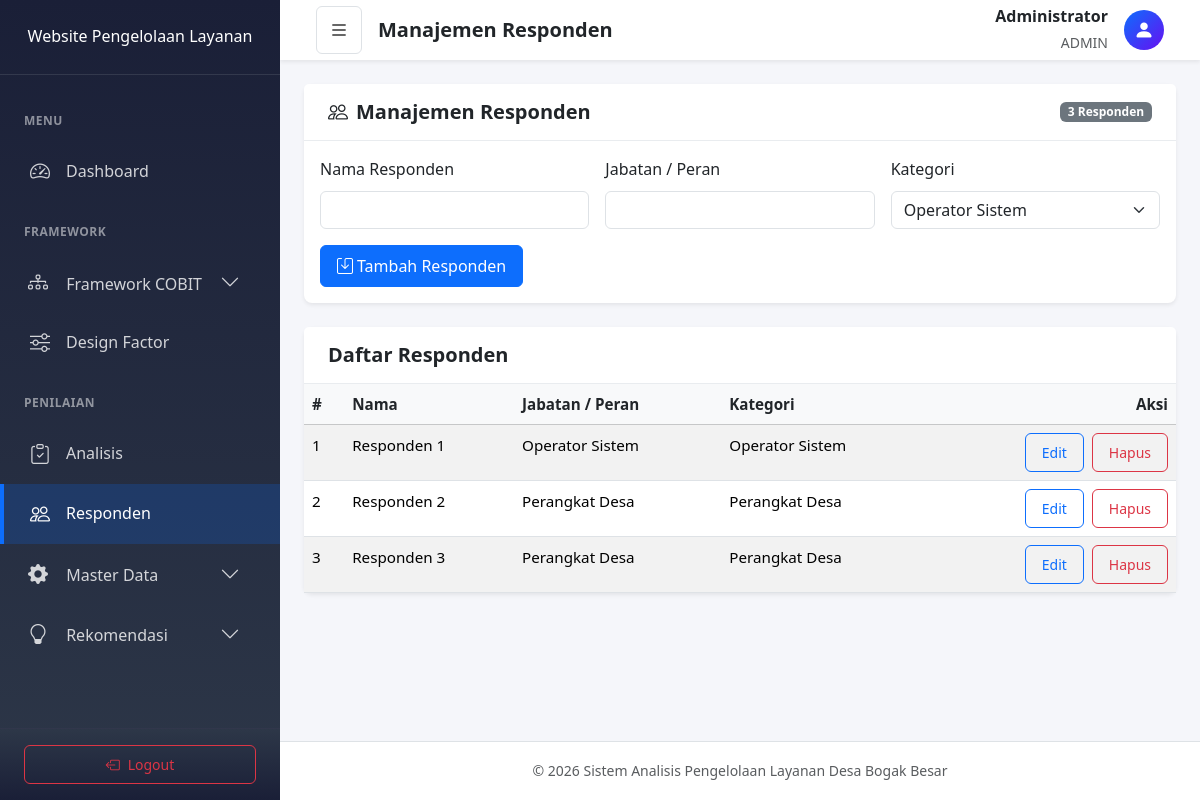
Screenshot of /index.php?page=respondents (signed in) with the database file from the repository.
### tables this page shows
CREATE TABLE `respondents` (
  `id` int(11) UNSIGNED NOT NULL,
  `name` varchar(100) NOT NULL,
  `position` varchar(100) NOT NULL,
  `category` enum('operator_sistem','perangkat_desa') NOT NULL,
  `created_at` timestamp NOT NULL DEFAULT current_timestamp()
);

### app/controllers/RespondentController.php (called while the page is built, shortened)
<?php
require_once 'app/models/Respondent.php';
class RespondentController {
    public static function index() {
        $respondentModel = new Respondent();
        $respondents = $respondentModel->getAll();
        $editRespondent = null;
        require_once 'app/views/respondent/index.php';
    }
}

### index.php (called while the page is built, shortened)
<?php
require_once 'config/database.php';
require_once 'app/controllers/RespondentController.php';
App::route();

### config/database.php (called while the page is built, shortened)
<?php
class Database {
    private static $instance = null;
    private $connection;
    private function __construct() {
        try {
            $dsn = "mysql:host=" . DB_HOST . ";dbname=" . DB_NAME . ";charset=" . DB_CHARSET;
            $options = [
                PDO::ATTR_ERRMODE => PDO::ERRMODE_EXCEPTION,
                PDO::ATTR_DEFAULT_FETCH_MODE => PDO::FETCH_ASSOC,
                PDO::ATTR_EMULATE_PREPARES => false,
            ];
            $this->connection = new PDO($dsn, DB_USER, DB_PASS, $options);
        } catch (PDOException $e) {
            die("Koneksi database gagal: " . $e->getMessage());
        }
    }
    public static function getInstance() {
        if (self::$instance === null) {
            self::$instance = new self();
        }
        return self::$instance;
    }
    public function getConnection() {
        return $this->connection;
    }
}
function getDB() {
    return Database::getInstance()->getConnection();
}

### app/models/Respondent.php (called while the page is built, shortened)
<?php
require_once 'config/database.php';
class Respondent {
    private $db;
    public function __construct() {
        $this->db = getDB();
    }
    public function getAll() {
        $stmt = $this->db->query("SELECT * FROM respondents ORDER BY name ASC");
        return $stmt->fetchAll();
    }
}

### app/views/respondent/index.php (the view, shortened to what this page needs)
<div class="row mb-4">
    <div class="col-12">
        <div class="card">
            <div class="card-header d-flex justify-content-between align-items-center">
                <h5 class="mb-0"><i class="bi bi-people me-2"></i>Manajemen Responden</h5>
                <span class="badge bg-secondary"><?php echo count($respondents); ?> Responden</span>
            </div>
            <div class="card-body">
                <form method="POST" action="index.php?page=save-respondent">
                    <div class="row g-3">
                        <div class="col-md-4">
                            <label class="form-label">Nama Responden</label>
                            <input type="text" name="name" class="form-control" value="<?php echo htmlspecialchars($editRespondent['name'] ?? ''); ?>" required>
                        </div>
                        <div class="col-md-4">
                            <label class="form-label">Jabatan / Peran</label>
                            <input type="text" name="position" class="form-control" value="<?php echo htmlspecialchars($editRespondent['position'] ?? ''); ?>" required>
                        </div>
                        <div class="col-md-4">
                            <label class="form-label">Kategori</label>
                            <select name="category" class="form-select">
                                <option value="operator_sistem" <?php echo isset($editRespondent['category']) && $editRespondent['category'] === 'operator_sistem' ? 'selected' : ''; ?>>Operator Sistem</option>
                            </select>
                        </div>
                    </div>
                    <div class="mt-3 d-flex gap-2">
                        <button type="submit" class="btn btn-primary">
                            <i class="bi bi-save me-1"></i><?php echo isset($editRespondent) ? 'Update Responden' : 'Tambah Responden'; ?>
                        </button>
                    </div>
                </form>
            </div>
        </div>
    </div>
</div>
<div class="row">
    <div class="col-12">
        <div class="card">
            <div class="card-header">
                <h5 class="mb-0">Daftar Responden</h5>
            </div>
            <div class="card-body p-0">
                <div class="table-responsive">
                    <table class="table table-striped mb-0">
                        <thead class="table-light">
                            <tr>
                                <th>#</th>
                                <th>Nama</th>
                                <th>Jabatan / Peran</th>
                                <th>Kategori</th>
                                <th class="text-end">Aksi</th>
                            </tr>
                        </thead>
                        <tbody>
                            <?php if (!empty($respondents)): ?>
                                <?php foreach ($respondents as $index => $respondent): ?>
                                    <tr>
                                        <td><?php echo $index + 1; ?></td>
                                        <td><?php echo htmlspecialchars($respondent['name']); ?></td>
                                        <td><?php echo htmlspecialchars($respondent['position']); ?></td>
                                        <td><?php echo $respondent['category'] === 'operator_sistem' ? 'Operator Sistem' : 'Perangkat Desa'; ?></td>
                                        <td class="text-end">
                                            <a href="index.php?page=respondents&action=edit&id=<?php echo $respondent['id']; ?>" class="btn btn-sm btn-outline-primary me-1">Edit</a>
                                            <a href="index.php?page=delete-respondent&id=<?php echo $respondent['id']; ?>" class="btn btn-sm btn-outline-danger" onclick="return confirm('Hapus responden ini?');">Hapus</a>
                                        </td>
                                    </tr>
                                <?php endforeach; ?>
                            <?php else: ?>
                                <tr>
                                    <td colspan="5" class="text-center text-muted py-4">Belum ada responden.</td>
                                </tr>
                            <?php endif; ?>
                        </tbody>
                    </table>
                </div>
            </div>
        </div>
    </div>
</div>
<?php
require_once 'app/views/layouts/main.php';

### public/assets/css/style.css (style rules this page uses)
:root { --primary-color: #0d6efd; --secondary-color: #6c757d; --success-color: #198754; --info-color: #0dcaf0; --warning-color: #ffc107; --danger-color: #dc3545; --light-color: #f8f9fa; --dark-color: #212529; --sidebar-width: 280px; --sidebar-collapsed-width: 70px; --navbar-height: 60px; --transition-speed: 0.3s; --border-radius: 8px; --box-shadow: 0 0.125rem 0.25rem rgba(0, 0, 0, 0.075); --box-shadow-lg: 0 0.5rem 1rem rgba(0, 0, 0, 0.15); }
* { margin: 0; padding: 0; box-sizing: border-box; }
body { font-family: 'Segoe UI', Tahoma, Geneva, Verdana, sans-serif; background-color: #f5f6fa; color: var(--dark-color); line-height: 1.6; }
.card { border: none; border-radius: var(--border-radius); box-shadow: var(--box-shadow); transition: box-shadow 0.3s ease; }
.card-header { background-color: #fff; border-bottom: 1px solid #e9ecef; padding: 1rem 1.5rem; font-weight: 600; }
.card-header h5 { font-weight: 600; }
.table { font-size: 0.95rem; }
.table th { font-weight: 600; color: var(--dark-color); border-top: none; }
.btn { border-radius: 6px; font-weight: 500; padding: 0.5rem 1rem; }

### rows the page displays
respondents: name "Responden 1", position "Operator Sistem", category "Operator Sistem"
respondents: name "Responden 2", position "Perangkat Desa", category "Perangkat Desa"
respondents: name "Responden 3", position "Perangkat Desa", category "Perangkat Desa"

### other values shown
$pageTitle "Manajemen Responden"
$_SESSION['user_name'] "Administrator"
$_SESSION['user_role'] "ADMIN"
count($respondents) "3"
